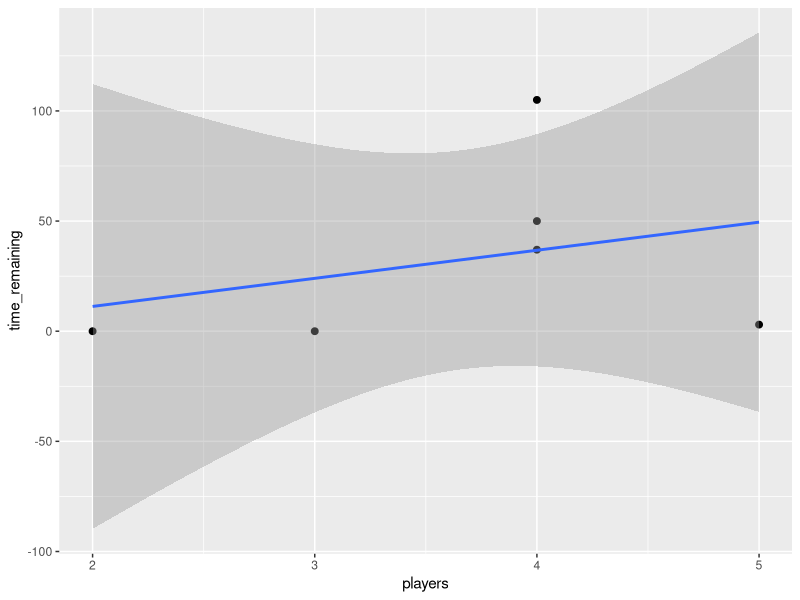
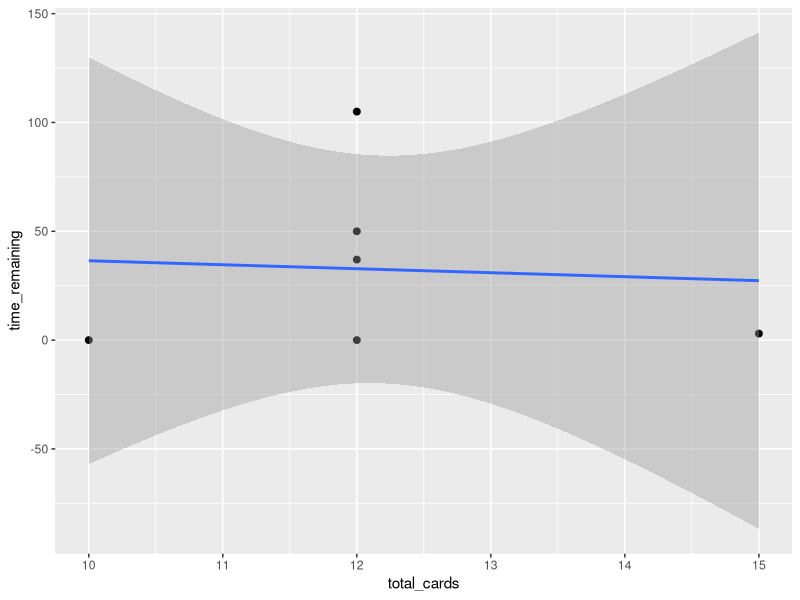
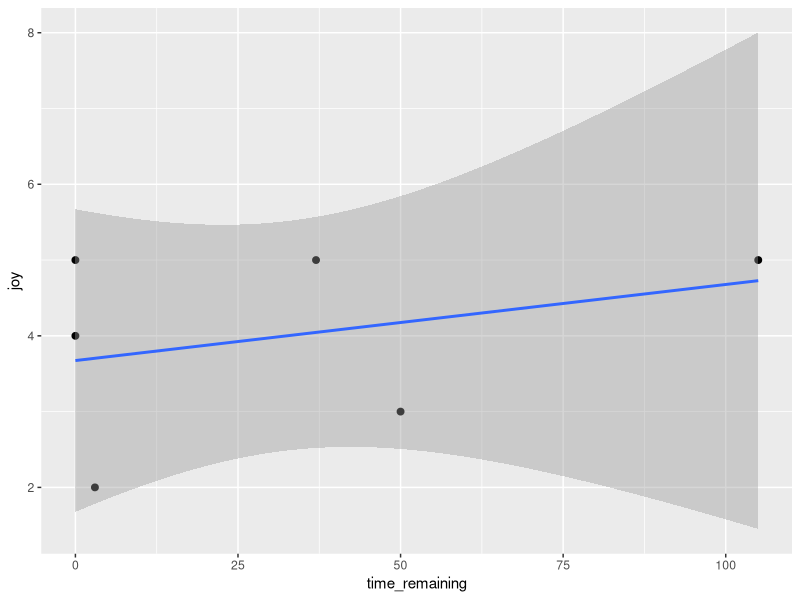
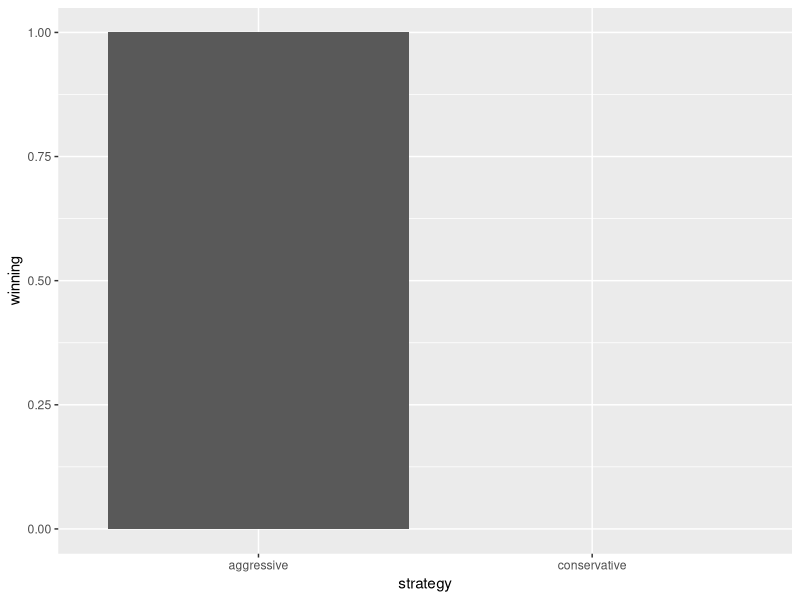

Write R code to recreate these figures, in order.
## ---- chunk 1
knitr::opts_chunk$set(echo = TRUE)
## ---- chunk 2
#install.packages("tidyverse") #only need to do this once then mute it with #
library(tidyverse)
#data <- read_csv(url("https://ndownloader.figshare.com/files/17813387")) #read from web for updates
data <- read_csv("data/5MD_2022.csv")
data.2 <- read_csv("data/5MD_2022_2.csv") %>% 
  mutate(winning = case_when(outcome == "won" ~ 1, outcome == "lost" ~ 0))

#transform data and tidy
#rename time to remaining so it is more clear
data <- data %>%
  rename(time_remaining = time)



#BIOL3250 suggestion to test number of cards in play
#2 players = 5 each from rules so total = 10
#3 players = 4 each so 12
#4 players = 3 each and 5 and 6 players same - 3 each
#we only player to 5 but 6 might be allowed?

data <- data %>%
  mutate(time_to_complete = 300 - time_remaining) %>%
  mutate(total_cards = case_when(players == 2 ~ 10, players == 3 ~ 12, players == 4 ~ 12, players == 5 ~ 15, players == 6 ~ 18)) %>%
  mutate(winning = case_when(outcome == "won" ~ 1, outcome == "lost" ~ 0))

## ---- chunk 3

#explore continuous variation
ggplot(data, aes(players, time_remaining)) +
  geom_point(size = 2) +
  xlim(c(2,5)) +
  geom_smooth(method = lm) +
  scale_color_brewer(palette = "Set1")

ggplot(data, aes(total_cards, time_remaining)) +
  geom_point(size = 2) +
   geom_smooth(method = lm) +
  scale_color_brewer(palette = "Set1")

ggplot(data, aes(time_remaining, joy)) +
  geom_point(size = 2) +
   geom_smooth(method = lm) +
  scale_color_brewer(palette = "Set1")

ggplot(data.2, aes(strategy, winning)) +
  geom_col()

